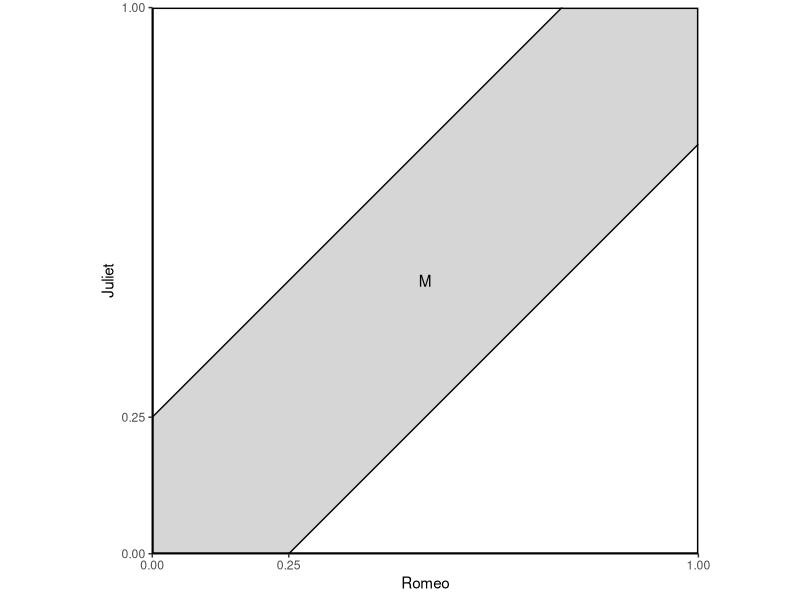

Generate this figure with R:
## ---- chunk 1
knitr::opts_chunk$set(cache = TRUE)
## ---- chunk 2
library(tidyverse)
library(broom)
library(patchwork)

options(digits = 3)
set.seed(1234)
theme_set(theme_minimal())
## ---- chunk 3
data_frame(x = seq(from = 0, to = 1, by = 0.001),
           ylow = -.25 + x,
           yhigh = .25 + x) %>%
  ggplot(aes(x = x)) +
  geom_line(aes(y = ylow)) +
  geom_line(aes(y = yhigh)) +
  geom_ribbon(aes(ymin = ylow, ymax = yhigh), alpha = .2) +
  annotate(geom = "text", x = .5, y = .5, label = "M") +
  scale_x_continuous(breaks = c(0, .25, 1)) +
  scale_y_continuous(breaks = c(0, .25, 1)) +
  coord_fixed(xlim = c(0, 1),
              ylim = c(0, 1),
              expand = FALSE) +
  labs(x = "Romeo",
       y = "Juliet") +
  theme_classic() +
  theme(panel.border = element_rect(color = "black", fill = NA, size = 1))
## ---- chunk 4

